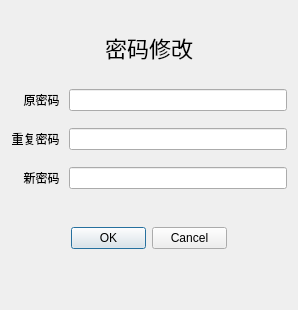
<?xml version="1.0" encoding="UTF-8"?>
<ui version="4.0">
 <class>passwordChange</class>
 <widget class="QDialog" name="passwordChange">
  <property name="geometry">
   <rect>
    <x>0</x>
    <y>0</y>
    <width>298</width>
    <height>310</height>
   </rect>
  </property>
  <property name="windowTitle">
   <string>密码修改</string>
  </property>
  <layout class="QGridLayout" name="gridLayout">
   <item row="3" column="1">
    <widget class="QLineEdit" name="lineEdit_3">
     <property name="focusPolicy">
      <enum>Qt::ClickFocus</enum>
     </property>
     <property name="echoMode">
      <enum>QLineEdit::PasswordEchoOnEdit</enum>
     </property>
    </widget>
   </item>
   <item row="2" column="0">
    <widget class="QLabel" name="label_3">
     <property name="text">
      <string>重复密码 </string>
     </property>
     <property name="alignment">
      <set>Qt::AlignRight|Qt::AlignTrailing|Qt::AlignVCenter</set>
     </property>
    </widget>
   </item>
   <item row="0" column="0" colspan="2">
    <widget class="QLabel" name="label">
     <property name="maximumSize">
      <size>
       <width>16777215</width>
       <height>50</height>
      </size>
     </property>
     <property name="styleSheet">
      <string notr="true">QLabel#label{font-size:22px}</string>
     </property>
     <property name="text">
      <string>密码修改</string>
     </property>
     <property name="alignment">
      <set>Qt::AlignCenter</set>
     </property>
    </widget>
   </item>
   <item row="1" column="1">
    <widget class="QLineEdit" name="lineEdit">
     <property name="focusPolicy">
      <enum>Qt::ClickFocus</enum>
     </property>
     <property name="echoMode">
      <enum>QLineEdit::PasswordEchoOnEdit</enum>
     </property>
    </widget>
   </item>
   <item row="1" column="0">
    <widget class="QLabel" name="label_2">
     <property name="text">
      <string>原密码 </string>
     </property>
     <property name="alignment">
      <set>Qt::AlignRight|Qt::AlignTrailing|Qt::AlignVCenter</set>
     </property>
    </widget>
   </item>
   <item row="2" column="1">
    <widget class="QLineEdit" name="lineEdit_2">
     <property name="focusPolicy">
      <enum>Qt::ClickFocus</enum>
     </property>
     <property name="echoMode">
      <enum>QLineEdit::PasswordEchoOnEdit</enum>
     </property>
    </widget>
   </item>
   <item row="3" column="0">
    <widget class="QLabel" name="label_4">
     <property name="text">
      <string>新密码 </string>
     </property>
     <property name="alignment">
      <set>Qt::AlignRight|Qt::AlignTrailing|Qt::AlignVCenter</set>
     </property>
    </widget>
   </item>
   <item row="4" column="0" colspan="2">
    <widget class="QWidget" name="widget" native="true">
     <property name="minimumSize">
      <size>
       <width>0</width>
       <height>0</height>
      </size>
     </property>
     <property name="maximumSize">
      <size>
       <width>16777215</width>
       <height>80</height>
      </size>
     </property>
     <widget class="QDialogButtonBox" name="buttonBox">
      <property name="geometry">
       <rect>
        <x>60</x>
        <y>20</y>
        <width>156</width>
        <height>24</height>
       </rect>
      </property>
      <property name="orientation">
       <enum>Qt::Horizontal</enum>
      </property>
      <property name="standardButtons">
       <set>QDialogButtonBox::Cancel|QDialogButtonBox::Ok</set>
      </property>
     </widget>
    </widget>
   </item>
  </layout>
 </widget>
 <resources/>
 <connections/>
</ui>
